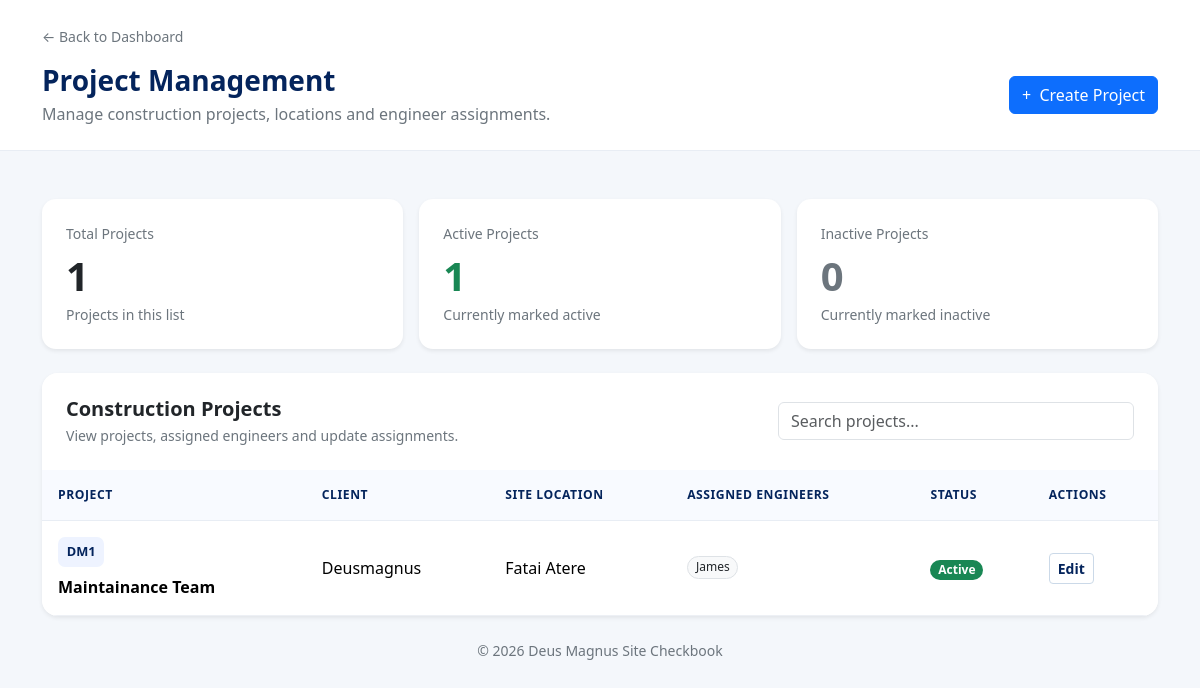
Page /site-checkbook/projects/ (signed in) on the committed database.
### site_checkbook/models.py (models this page shows, shortened)
class Project(models.Model):
    name = models.CharField(max_length=200)
    project_code = models.CharField(max_length=50, unique=True)
    client = models.CharField(max_length=200, blank=True)
    site_location = models.CharField(max_length=255)
    description = models.TextField(blank=True)
    engineers = models.ManyToManyField(
        settings.AUTH_USER_MODEL,
        related_name="checkbook_projects",
        blank=True,
    )
    is_active = models.BooleanField(default=True)
    created_at = models.DateTimeField(auto_now_add=True)
    class Meta:
        ordering = ["name"]

### site_checkbook/views.py (the view)
@login_required
def project_list(request):
    if not can_manage_projects(request.user):
        raise PermissionDenied
    projects = Project.objects.prefetch_related("engineers").all()
    return render(
        request,
        "site_checkbook/project_list.html",
        {
            "projects": projects,
            "is_reviewer": is_hr_reviewer(request.user),
            "can_manage_projects": True,
        },
    )

### site_checkbook/permissions.py (called while the page is built)
def can_manage_projects(user):
    if not user.is_authenticated:
        return False
    return (
        user.is_superuser
        or user.groups.filter(
            name__in=["HR", "Supervisors", "Project Managers"]
        ).exists()
    )

### site_checkbook/views.py (called while the page is built)
def is_hr_reviewer(user):
    return (
        user.is_authenticated
        and (
            user.is_superuser
            or user.groups.filter(name__in=["HR", "Supervisors"]).exists()
        )
    )

### templates/site_checkbook/project_list.html (shortened to what this page needs)
<!DOCTYPE html>
<html lang="en">
<head>
    <link href="https://cdn.jsdelivr.net/npm/bootstrap@5.3.3/dist/css/bootstrap.min.css" rel="stylesheet">
</head>
<body>
<header class="page-header py-4">
    <div class="container">
        <a href="{% url 'site_checkbook:dashboard' %}"
           class="text-decoration-none text-secondary small">
            &larr; Back to Dashboard
        </a>
        <div class="d-flex flex-column flex-md-row justify-content-between align-items-md-center gap-3 mt-3">
            <div>
                <h1 class="h3 fw-bold mb-1">Project Management</h1>
                <p class="text-secondary mb-0">
                    Manage construction projects, locations and engineer assignments.
                </p>
            </div>
            <a href="{% url 'site_checkbook:create_project' %}"
               class="btn btn-primary">
                <span class="me-1">+</span> Create Project
            </a>
        </div>
    </div>
</header>
<main class="container py-4 py-lg-5">
    <div class="row g-3 mb-4">
        <div class="col-sm-6 col-lg-4">
            <div class="card stat-card shadow-sm h-100">
                <div class="card-body p-4">
                    <div class="text-secondary small mb-2">Total Projects</div>
                    <div class="display-6 fw-bold">{{ projects|length }}</div>
                    <div class="text-secondary small mt-1">Projects in this list</div>
                </div>
            </div>
        </div>
        <div class="col-sm-6 col-lg-4">
            <div class="card stat-card shadow-sm h-100">
                <div class="card-body p-4">
                    <div class="text-secondary small mb-2">Active Projects</div>
                    <div class="display-6 fw-bold text-success" id="active-count">0</div>
                    <div class="text-secondary small mt-1">Currently marked active</div>
                </div>
            </div>
        </div>
        <div class="col-sm-6 col-lg-4">
            <div class="card stat-card shadow-sm h-100">
                <div class="card-body p-4">
                    <div class="text-secondary small mb-2">Inactive Projects</div>
                    <div class="display-6 fw-bold text-secondary" id="inactive-count">0</div>
                    <div class="text-secondary small mt-1">Currently marked inactive</div>
                </div>
            </div>
        </div>
    </div>
    <div class="card content-card shadow-sm">
        <div class="card-header bg-white border-0 p-3 p-md-4">
            <div class="d-flex flex-column flex-md-row justify-content-between align-items-md-center gap-3">
                <div>
                    <h2 class="h5 fw-bold mb-1">Construction Projects</h2>
                    <p class="text-secondary small mb-0">
                        View projects, assigned engineers and update assignments.
                    </p>
                </div>
                <div class="col-12 col-md-4">
                    <input type="search"
                           id="project-search"
                           class="form-control"
                           placeholder="Search projects..."
                           aria-label="Search projects">
                </div>
            </div>
        </div>
        <div class="table-responsive">
            <table class="table table-hover align-middle mb-0" id="projects-table">
                <thead>
                    <tr>
                        <th>Project</th>
                        <th>Client</th>
                        <th>Site Location</th>
                        <th>Assigned Engineers</th>
                        <th>Status</th>
                        <th>Actions</th>
                    </tr>
                </thead>
                <tbody>
                    {% for project in projects %}
                        <tr data-active="{{ project.is_active|yesno:'true,false' }}">
                            <td>
                                <span class="project-code">
                                    {{ project.project_code|default:"No code" }}
                                </span>
                                <div class="fw-semibold mt-2">
                                    {{ project.name }}
                                </div>
                            </td>
                            <td>{{ project.client|default:"—" }}</td>
                            <td>{{ project.site_location|default:"Not specified" }}</td>
                            <td>
                                {% for engineer in project.engineers.all %}
                                    <span class="badge rounded-pill text-bg-light border text-dark engineer-badge mb-1">
                                        {{ engineer.get_full_name|default:engineer.username }}
                                    </span>
                                {% empty %}
                                    <span class="text-secondary small">
                                        No engineers assigned
                                    </span>
                                {% endfor %}
                            </td>
                            <td>
                                {% if project.is_active %}
                                    <span class="badge rounded-pill text-bg-success">
                                        Active
                                    </span>
                                {% else %}
                                    <span class="badge rounded-pill text-bg-secondary">
                                        Inactive
                                    </span>
                                {% endif %}
                            </td>
                            <td>
                                <a href="{% url 'site_checkbook:edit_project' project.pk %}"
                                   class="btn btn-sm btn-edit">
                                    Edit
                                </a>
                            </td>
                        </tr>
                    {% endfor %}
                </tbody>
            </table>
        </div>
    </div>
    <footer class="text-center text-secondary small py-4">
        &copy; {% now "Y" %} Deus Magnus Site Checkbook
    </footer>
</main>
</body>
</html>

### templates/site_checkbook/project_list.html (style rules this page uses)
body { background: #f4f7fb; color: #04245c; }
.page-header { background: #fff; border-bottom: 1px solid #e8edf4; }
.content-card { border: 0; border-radius: 16px; overflow: hidden; }
.table thead th { background: #f8faff; color: #04245c; font-size: .76rem; text-transform: uppercase; letter-spacing: .045em; font-weight: 700; white-space: nowrap; padding: 1rem; border-bottom: 1px solid #e8edf4; }
.table tbody td { padding: 1rem; border-color: #edf0f5; }
.project-code { display: inline-block; padding: .35rem .55rem; border-radius: 7px; background: #eef3ff; color: #04245c; font-size: .8rem; font-weight: 700; }
.stat-card { border: 0; border-radius: 14px; }
.engineer-badge { font-weight: 500; }
.btn-edit { color: #04245c; border: 1px solid #cbd9e8; background: #fff; font-weight: 600; }

### rows in the picture
Project: project_code "DM1", name "Maintainance Team", client "Deusmagnus", site_location "Fatai Atere", is_active "Active"

### other values in the picture
{{ projects|length }} "1"
{{ engineer.get_full_name|default:engineer.username }} "James"
